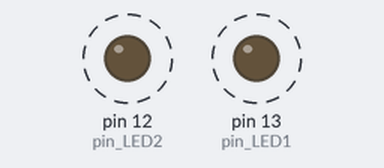
Recording of a sketch running on a simulated Arduino Uno, built with avr-gcc and run on an emulated ATmega328P. Shown: output pins drawn as LEDs (lit = HIGH). Dashed ring = blinking.

Above: at 0.2 s.
Timing chart, 0 to 4.6 s (numbered marks = the images above):
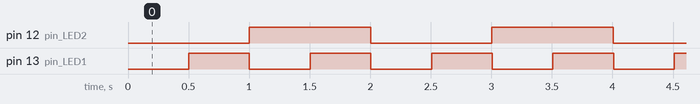

Measured:
- by itself, pin 12 (pin_LED2): alternates HIGH for 1.0 s and LOW for 1.0 s
- by itself, pin 13 (pin_LED1): alternates HIGH for 0.50 s and LOW for 0.50 s
- by itself, everything shown: repeats every 2.0 s, in 6 steps

The sketch:

app.ino
```cpp
int pin_LED1 = 13;
boolean LED_state1 = false;

int pin_LED2 = 12;
boolean LED_state2 = false;

void setup()
{
    pinMode(pin_LED1, OUTPUT);
    pinMode(pin_LED2, OUTPUT);

    digitalWrite(pin_LED1, LED_state1);
    digitalWrite(pin_LED2, LED_state2);
}

void loop()
{
    // time_current = millis();
    // count ++;

    // if(time_current - time_previous >= 1000){
    //     time_previous = time_current;

    //     LED_state = !LED_state;
    //     digitalWrite(pin_LED, LED_state);

    //     Serial.println(count);
    //     count=0;
    // }

blink_led1();
blink_led2();

}

void blink_led1()
{
    static unsigned long time_previous = 0;
    const int INTERVAL = 500;
    unsigned long time_current = millis();
    if (time_current - time_previous > INTERVAL)
    {
        time_previous = time_current;
        LED_state1 = !LED_state1;
        digitalWrite(pin_LED1, LED_state1);
    }
}
void blink_led2()
{
    static unsigned long time_previous = 0;
    const int INTERVAL = 1000;
    unsigned long time_current = millis();
    if (time_current - time_previous > INTERVAL)
    {
        time_previous = time_current;
        LED_state2 = !LED_state2;
        digitalWrite(pin_LED2, LED_state2);
    }
}
```
